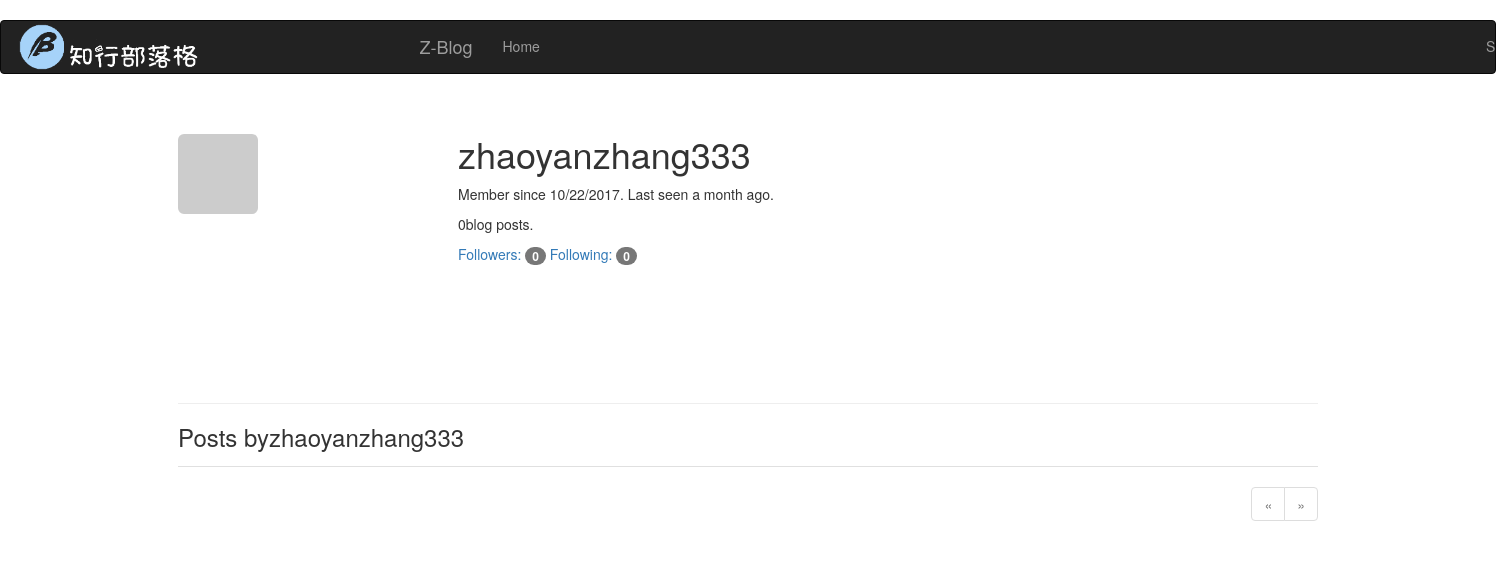
The app's page /user/zhaoyanzhang333, older data.
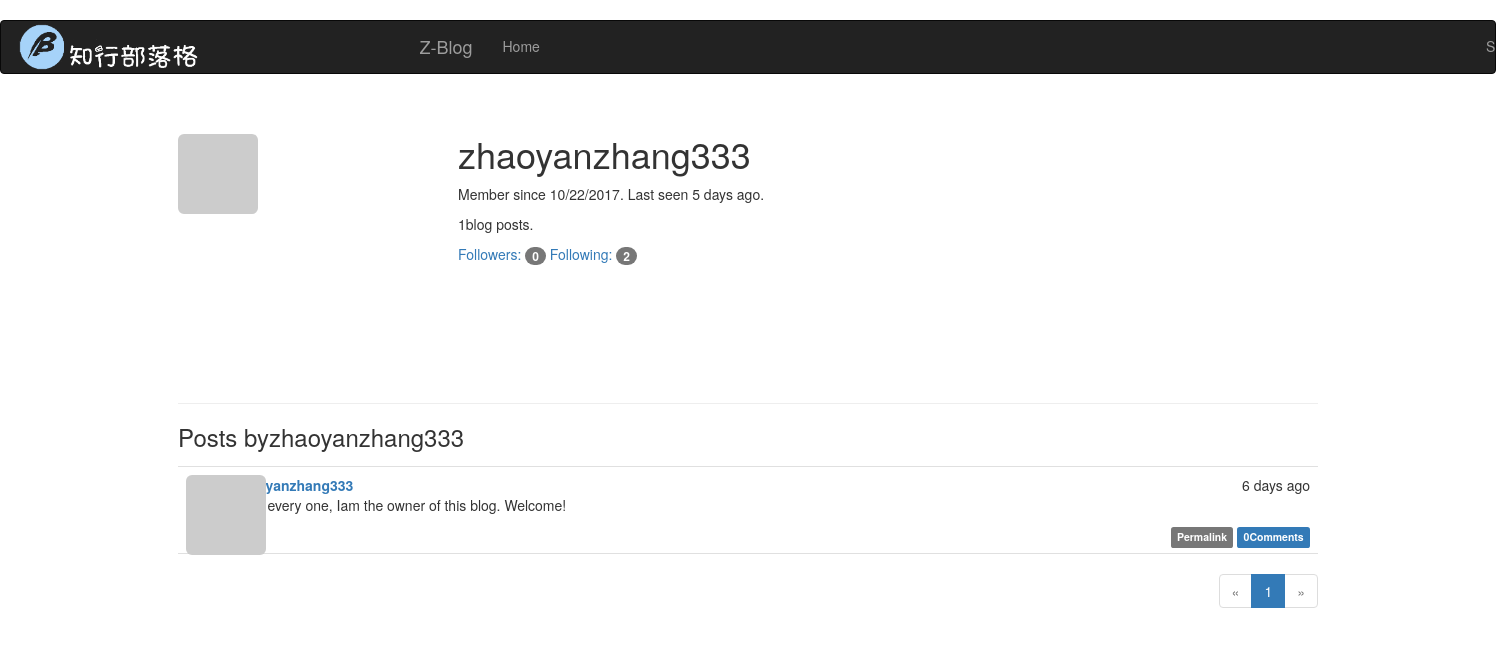
The same page, newer data.
### app/models.py (models this page shows, shortened)
class User(UserMixin,db.Model):
    __tablename__ = 'users'
    id = db.Column(db.Integer, primary_key=True)
    email = db.Column(db.String(64), unique=True, index=True)
    username = db.Column(db.String(64), unique=True, index=True)
    role_id = db.Column(db.Integer, db.ForeignKey('roles.id'))
    password_hash=db.Column(db.String(128))
    confirmed =db.Column(db.Boolean,default=False)
    posts   =db.relationship('Post',   backref='author',lazy='dynamic')
    comments=db.relationship('Comment',backref='author',lazy='dynamic')
    followed = db.relationship('Follow',
                                foreign_keys=[Follow.follower_id],
                                backref=db.backref('follower', lazy='joined'),
                                lazy='dynamic',
                                cascade='all, delete-orphan')
    followers = db.relationship('Follow',
                                foreign_keys=[Follow.followed_id],
                                backref=db.backref('followed', lazy='joined'),
                                lazy='dynamic',
                                cascade='all, delete-orphan')
    @property
    def password(self):
        raise AttributeError ('password is not a readable attribute')
    name= db.Column(db.String(64))
    location=db.Column(db.String(64))
    about_me=db.Column(db.Text())
    member_since=db.Column(db.DateTime(),default=datetime.utcnow)
    last_seen=db.Column(db.DateTime(),default=datetime.utcnow)
    avatar_hash =db.Column(db.String(32))
    def gravatar(self,size=100,default='identicon',rating='g'):
        if request.is_secure:
            url='https://secure.gravatar.com/avatar'
        else:
            url='http://www.gravatar.com/avatar'
        hash=self.avatar_hash or hashlib.md5(self.email.encode('utf-8')).hexdigest()
        return '{url}/{hash}?s={size}&d={default}&r={rating}'.\
            format(url=url,hash=hash,size=size,default=default,rating=rating)
    '''
    def change_email(self,token):
        pass
        self.email=new_email
        self.avatar_hashself.avatar_hash=hashlib.md5(self.email.encode('utf-8')).hexdigest()
        db.session.add(self)
    '''

class Post(db.Model):
    __tablename__='posts'
    id = db.Column(db.Integer,primary_key=True)
    body = db.Column(db.Text)
    body_html=db.Column(db.Text)
    timestamp=db.Column(db.DateTime,index=True,default=datetime.utcnow)
    author_id=db.Column(db.Integer,db.ForeignKey('users.id'))
    comments=db.relationship('Comment',backref='post',lazy='dynamic')

### app/main/views.py (the view)
@main.route('/user/<username>')
def user(username):
    user= User.query.filter_by(username=username).first_or_404()
    page = request.args.get('page',1,type=int)
    pagination= user.posts.order_by(Post.timestamp.desc()).paginate\
            (page,per_page=15,error_out=False)
    posts=pagination.items
    return render_template('user.html',user=user,posts=posts,pagination=pagination)

### app/auth/views.py (called while the page is built)
@auth.before_app_request
def before_request():
    if current_user.is_authenticated:
        current_user.ping()
        if not current_user.confirmed\
                and request.endpoint[:5]!='auth.'\
                and request.endpoint !='static':
            return redirect(url_for('auth.unconfirmed'))

### app/main/__init__.py (called while the page is built)
@main.app_context_processor
def inject_permissions():
    return dict(Permission=Permission)

### app/models.py (called while the page is built)
    def can(self,permissions):
        return False

    def is_administrator(self):
        return False

### app/templates/user.html (shortened to what this page needs)
{% extends "base.html" %}
{%import "_macros.html" as macros %}
{% block page_content %}
<div class="page-header">
    <img class="img-rounded profile-thumbnail" src="{{ user.gravatar(size=256) }}">
    <div class="profile-header">
        <h1>{{ user.username }}</h1>
        <p>Member since {{ moment(user.member_since).format('L') }}. Last seen {{ moment(user.last_seen).fromNow() }}.</p>
        <p>{{user.posts.count()}}blog posts.</p>
        <p>
            <a href="{{ url_for('.followers', username=user.username) }}">Followers: <span class="badge">{{ user.followers.count() - 1 }}</span></a>
            <a href="{{ url_for('.followed_by', username=user.username) }}">Following: <span class="badge">{{ user.followed.count() - 1 }}</span></a>
        </p>
    </div>
</div>
<h3> Posts by{{user.username}}</h3>
{% include '_posts.html'%}
{% if pagination %}
<div class = "pagination">
    {{macros.pagination_widget(pagination,'.user',username=user.username)}}
</div>
{%endif%}
{% endblock %}

### app/templates/base.html (shortened to what this page needs)
﻿{% extends "bootstrap/base.html" %}
{% block head %}
{{ super() }}
<link rel="stylesheet" href="{{url_for('static',filename='styles.css')}}" type = "text/css">
{% endblock %}
{% block navbar %}
<div class="navbar navbar-inverse" role="navigation">
    <div class="col-xs-3 col-md-3"><a href="{{url_for('main.index')}}"><img src="{{url_for('static',filename='logo.png')}}" title="logo" alt="logo" height='52px'></a></div>
    <div class="col-xs-9 col-md-9">
    <div class="container">
        <div class="navbar-header">
            <a class="navbar-brand" href="{{ url_for('main.index') }}">Z-Blog</a>
        </div>
        <div class="navbar-collapse collapse">
            <ul class="nav navbar-nav">
                <li>
                    <a href="{{ url_for('main.index') }}">
                        Home
                    </a>
                </li>
            </ul>
            <ul class="nav navbar-nav navbar-right">
                {% if current_user.is_authenticated %}
                <li><a href="{{url_for('auth.logout')}}">Sign Out</a></li>
                {% else %}
                <li><a href="{{url_for('auth.login')}}">Sign In</a></li>
                {% endif %}
            </ul>
        </div>
        </div>
    </div>
</div>
{% endblock %}
{% block content %}
<div class="container">
    {% block page_content %}{% endblock %}
</div>
{% endblock %}

### app/templates/_macros.html
{% macro pagination_widget(pagination, endpoint,fragment='') %}
<ul class="pagination">
    <li{% if not pagination.has_prev %} class="disabled"{% endif %}>
        <a href="{% if pagination.has_prev %}{{ url_for(endpoint, page=pagination.prev_num, **kwargs) }}{{fragment}}{% else %}#{% endif %}">
            &laquo;
        </a>
    </li>
    {% for p in pagination.iter_pages() %}
        {% if p %}
            {% if p == pagination.page %}
            <li class="active">
                <a href="{{ url_for(endpoint, page = p, **kwargs)}}{{fragment}}">{{ p }}</a>
            </li>
            {% else %}
            <li>
                <a href="{{ url_for(endpoint, page = p, **kwargs)}}{{fragment}}">{{ p }}</a>
            </li>
            {% endif %}
        {% else %}
        <li class="disabled"><a href="#">&hellip;</a></li>
        {% endif %}
    {% endfor %}
    <li{% if not pagination.has_next %} class="disabled"{% endif %}>
        <a href="{% if pagination.has_next %}{{ url_for(endpoint, page=pagination.next_num, **kwargs) }}{{fragment}}{% else %}#{% endif %}">
            &raquo;
        </a>
    </li>
</ul>
{% endmacro %}

### app/templates/_posts.html (shortened to what this page needs)
<ul class="posts">
    {% for post in posts %}
    <li class="post">
        <div class="post-thumbnail">
            <a href="{{ url_for('.user', username=post.author.username) }}">
                <img class="img-rounded profile-thumbnail" src="{{ post.author.gravatar(size=40) }}">
            </a>
        </div>
        <div class="post-content">
            <div class="post-date">{{ moment(post.timestamp).fromNow() }}</div>
            <div class="post-author"><a href="{{ url_for('.user', username=post.author.username) }}">{{ post.author.username }}</a></div>
            <div class="post-body">
                {% if post.body_html %}
                    {{ post.body_html | safe }}
                {% else %}
                    {{ post.body }}
                {% endif %}
            </div>
            <div class="post-footer">
                <a href="{{ url_for('.post', id=post.id) }}">
                    <span class="label label-default">Permalink</span>
                </a>
                <a href="{{url_for('.post',id=post.id)}}#comments">
                    <span class="label label-primary">
                        {{post.comments.count()}}Comments
                    </span>
                </a>
            </div>
        </div>
    </li>
    {% endfor %}
</ul>

### app/static/styles.css (style rules this page uses)
.profile-thumbnail { position: absolute; }
.profile-header { min-height: 260px; margin-left: 280px; }
ul.posts { list-style-type: none; padding: 0px; margin: 16px 0px 0px 0px; border-top: 1px solid #e0e0e0; }
ul.posts li.post { padding: 8px; border-bottom: 1px solid #e0e0e0; }
div.post-date { float: right; }
div.post-author { font-weight: bold; }
div.post-thumbnail { position: absolute; }
div.post-content { margin-left: 48px; min-height: 48px; }
div.post-footer { text-align: right; }
div.pagination { width: 100%; text-align: right; padding: 0px; margin: 0px; }

Row changes from the older to the newer data that the page shows:
changed User "zhaoyanzhang333": last_seen "a month ago" → "5 days ago"
added Post: timestamp "6 days ago", author.username "zhaoyanzhang333", body_html "hello every one, Iam the owner of this blog. Welcome!", comments.count "0"
Text that changed along with them:
{{ user.posts.count() }}: "0" → "1"
{{ user.followed.count() - 1 }}: "0" → "2"
new list line: "1"
